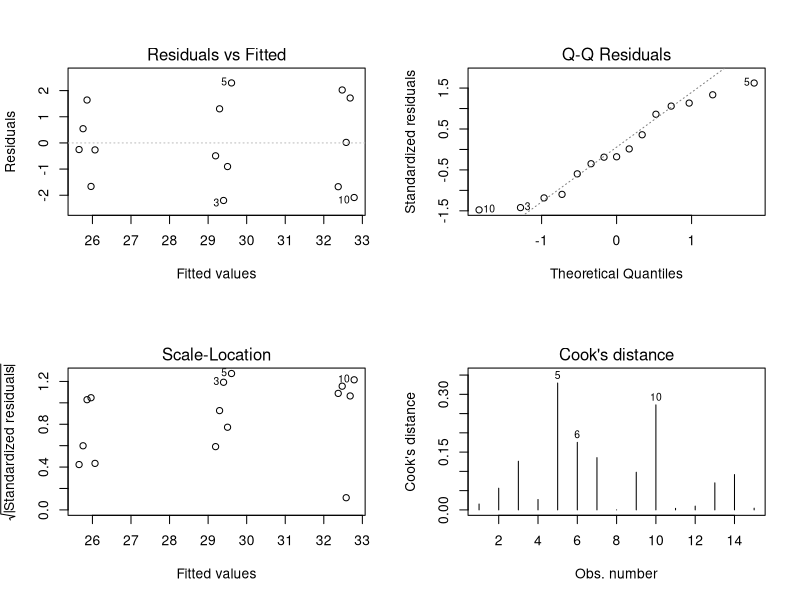
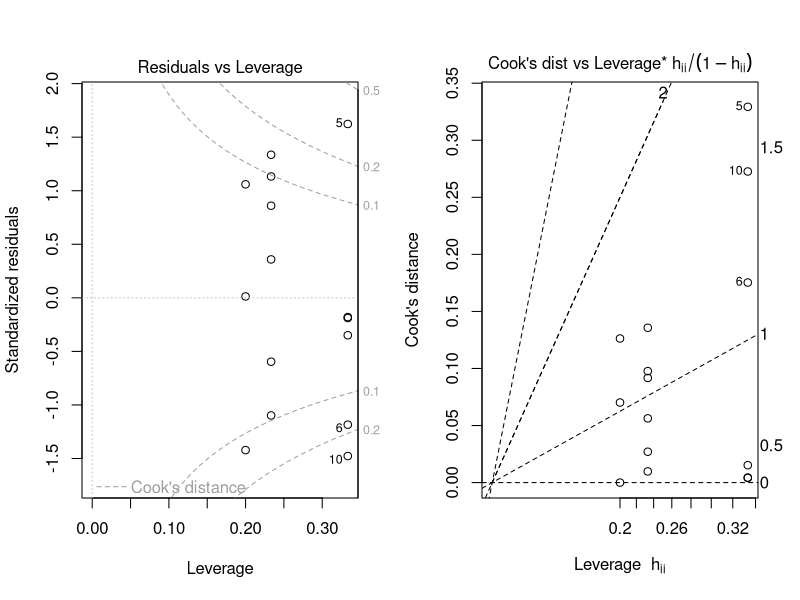

Reproduce these figures in R, in order.
setwd("/datascience/projects/statisticallyfit/github/R/RStatistics/STAT210 Statistical Modelling and Experimental Design/ASSIGNMENTS/A4")

options(digits=10, show.signif.stars = FALSE)

# Preparing the data
weightData <- data.frame(Supplement=c(rep("1", 5), rep("2", 5), rep("3", 5)), 
                         DietaryLitter=rep(1:5, 3), 
                         WeightGain=c(28.7, 30.6, 27.2, 28.6, 31.9,
                                      30.7, 34.5, 32.6, 34.4, 30.7, 
                                      25.4, 26.3, 27.5, 24.3, 25.8))
weightData

mean(subset(weightData, Supplement=="1")$WeightGain)
mean(subset(weightData, Supplement=="2")$WeightGain)
mean(subset(weightData, Supplement=="3")$WeightGain)



# part b) -------------------------------------------------------------------------- 
# Do the data indicate difference across the dietary supplements? 
# Do the nested F test using the rediuced model which contains just blocks, 
# and the complete model
complete.weight.lm <- lm(WeightGain ~ DietaryLitter + Supplement, data=weightData)
summary(complete.weight.lm)

# from anova, the nested F-test between block model and complete model gives
# F = 18.86, p-value = 0.00027 so there is a difference in mean weight gain across 
# the supplements (1,2,3)
anova(complete.weight.lm)



# part c) -------------------------------------------------------------------------
# partitioning the diet SS using contrasts

# i) test if sup1 and supp2 are more effective over supp3: Hi: (mu1+mu2)/2 = mu3
# Ha: (mu1 + mu2)/2 > mu3
supp12v3 = C(weightData$Supplement, contr=c(1,1,-2), 1)

# ii) test iff supp1 and supp 2 differ
# Hii: mu1 = mu2
# Ha: mu1 != mu2
supp1v2 = C(weightData$Supplement, contr=c(1,-1,0),  1)


# fit the model to test the contrasts
supp.testDiffs.lm <- lm(WeightGain ~ supp12v3 + supp1v2, data=weightData)
anova(supp.testDiffs.lm) # yess, all significant. 
summary(supp.testDiffs.lm) #pvalues are the same for both tables since
# the contrasts are orthogonal

# part d) -------------------------------------------------------------------------
# testing the contrasts are orthogonal

# get the contrasts
getContrastMatrix <- function(fit){
      
      xNameOrContrasts <- names(fit$contrasts)
      info <- data.frame(fit$contrasts)[, xNameOrContrasts]
      
      if(is.data.frame(info)){ # then the model was fit with user defined contrasts
            return(as.matrix(info))
      } else { # else can be "contr.treatment" ... etc
            contrasts(fit$model[[xNameOrContrasts]])     
      }
}

suppContrasts <- getContrastMatrix(supp.testDiffs.lm); suppContrasts

# test they are orthogonal
t(suppContrasts) %*% suppContrasts

# CONCLUDE: the off diagonal elements are all zero so YES the 
# contrasts are orthogonal


# part e) -------------------------------------------------------------------------
par(mfrow=c(2,2))
plot(complete.weight.lm, which=1:4, add.smooth = FALSE)
par(mfrow=c(1,2))
plot(complete.weight.lm, which=5:6, cook.levels = c(0.1, 0.2, 0.5), add.smooth = FALSE)
